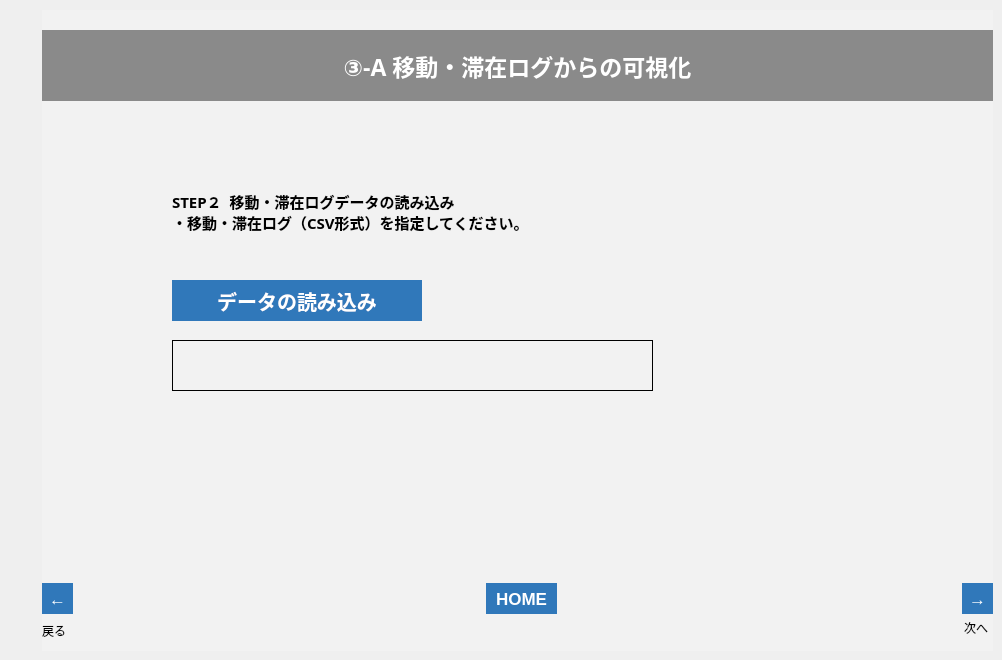
   <widget class="QWidget" name="tab_21">
    <attribute name="title">
     <string>003_3</string>
    </attribute>
    <widget class="QFrame" name="frame_22">
     <property name="geometry">
      <rect>
       <x>42</x>
       <y>10</y>
       <width>951</width>
       <height>641</height>
      </rect>
     </property>
     <property name="styleSheet">
      <string notr="true">background-color: rgb(242, 242, 242);</string>
     </property>
     <property name="frameShape">
      <enum>QFrame::NoFrame</enum>
     </property>
     <property name="frameShadow">
      <enum>QFrame::Plain</enum>
     </property>
     <property name="lineWidth">
      <number>0</number>
     </property>
     <widget class="QLabel" name="lbl_003_3_n">
      <property name="geometry">
       <rect>
        <x>922</x>
        <y>610</y>
        <width>31</width>
        <height>16</height>
       </rect>
      </property>
      <property name="text">
       <string>次へ</string>
      </property>
     </widget>
     <widget class="QLabel" name="label_107">
      <property name="geometry">
       <rect>
        <x>0</x>
        <y>610</y>
        <width>50</width>
        <height>21</height>
       </rect>
      </property>
      <property name="text">
       <string>戻る</string>
      </property>
     </widget>
     <widget class="QToolButton" name="btn_003_3_n">
      <property name="geometry">
       <rect>
        <x>920</x>
        <y>573</y>
        <width>31</width>
        <height>31</height>
       </rect>
      </property>
      <property name="font">
       <font>
        <pointsize>13</pointsize>
        <weight>75</weight>
        <bold>true</bold>
       </font>
      </property>
      <property name="styleSheet">
       <string notr="true">background-color: rgb(48,120,186);
color: rgb(255, 255, 255);
border: none;</string>
      </property>
      <property name="text">
       <string>→</string>
      </property>
     </widget>
     <widget class="QToolButton" name="btn_003_3_b">
      <property name="geometry">
       <rect>
        <x>0</x>
        <y>573</y>
        <width>31</width>
        <height>31</height>
       </rect>
      </property>
      <property name="font">
       <font>
        <pointsize>13</pointsize>
        <weight>75</weight>
        <bold>true</bold>
       </font>
      </property>
      <property name="styleSheet">
       <string notr="true">background-color: rgb(48,120,186);
color: rgb(255, 255, 255);
border: none;</string>
      </property>
      <property name="text">
       <string>←</string>
      </property>
     </widget>
     <widget class="QLabel" name="label_108">
      <property name="geometry">
       <rect>
        <x>0</x>
        <y>20</y>
        <width>951</width>
        <height>71</height>
       </rect>
      </property>
      <property name="font">
       <font>
        <family>游ゴシック</family>
        <pointsize>17</pointsize>
        <weight>75</weight>
        <bold>true</bold>
       </font>
      </property>
      <property name="styleSheet">
       <string notr="true">background-color: rgb(138, 138, 138);
color: rgb(255, 255, 255);</string>
      </property>
      <property name="text">
       <string>③-A 移動・滞在ログからの可視化</string>
      </property>
      <property name="alignment">
       <set>Qt::AlignCenter</set>
      </property>
     </widget>
     <widget class="QToolButton" name="btn_home_17">
      <property name="geometry">
       <rect>
        <x>444</x>
        <y>573</y>
        <width>71</width>
        <height>31</height>
       </rect>
      </property>
      <property name="font">
       <font>
        <pointsize>13</pointsize>
        <weight>75</weight>
        <bold>true</bold>
       </font>
      </property>
      <property name="styleSheet">
       <string notr="true">background-color: rgb(48,120,186);
color: rgb(255, 255, 255);
border: none;</string>
      </property>
      <property name="text">
       <string>HOME</string>
      </property>
     </widget>
     <widget class="QLabel" name="lbl_002_read_msg_2">
      <property name="geometry">
       <rect>
        <x>130</x>
        <y>410</y>
        <width>711</width>
        <height>61</height>
       </rect>
      </property>
      <property name="font">
       <font>
        <family>游ゴシック</family>
        <pointsize>11</pointsize>
        <weight>75</weight>
        <bold>true</bold>
       </font>
      </property>
      <property name="styleSheet">
       <string notr="true">border-color: rgb(220, 220, 220);</string>
      </property>
      <property name="frameShape">
       <enum>QFrame::Box</enum>
      </property>
      <property name="lineWidth">
       <number>0</number>
      </property>
      <property name="midLineWidth">
       <number>0</number>
      </property>
      <property name="text">
       <string/>
      </property>
      <property name="alignment">
       <set>Qt::AlignLeading|Qt::AlignLeft|Qt::AlignVCenter</set>
      </property>
     </widget>
     <widget class="QLabel" name="lbl_002_filename_2">
      <property name="geometry">
       <rect>
        <x>130</x>
        <y>330</y>
        <width>481</width>
        <height>51</height>
       </rect>
      </property>
      <property name="font">
       <font>
        <pointsize>14</pointsize>
       </font>
      </property>
      <property name="frameShape">
       <enum>QFrame::Panel</enum>
      </property>
      <property name="text">
       <string/>
      </property>
      <property name="alignment">
       <set>Qt::AlignCenter</set>
      </property>
     </widget>
     <widget class="QLabel" name="label_33">
      <property name="geometry">
       <rect>
        <x>130</x>
        <y>180</y>
        <width>711</width>
        <height>71</height>
       </rect>
      </property>
      <property name="font">
       <font>
        <family>游ゴシック</family>
        <pointsize>11</pointsize>
        <weight>75</weight>
        <bold>true</bold>
       </font>
      </property>
      <property name="styleSheet">
       <string notr="true">border-color: rgb(220, 220, 220);</string>
      </property>
      <property name="frameShape">
       <enum>QFrame::Box</enum>
      </property>
      <property name="lineWidth">
       <number>0</number>
      </property>
      <property name="midLineWidth">
       <number>0</number>
      </property>
      <property name="text">
       <string>STEP２  移動・滞在ログデータの読み込み
・移動・滞在ログ（CSV形式）を指定してください。
</string>
      </property>
      <property name="alignment">
       <set>Qt::AlignLeading|Qt::AlignLeft|Qt::AlignTop</set>
      </property>
     </widget>
     <widget class="QPushButton" name="btn_003_csv_read">
      <property name="geometry">
       <rect>
        <x>130</x>
        <y>270</y>
        <width>250</width>
        <height>41</height>
       </rect>
      </property>
      <property name="font">
       <font>
        <family>游ゴシック</family>
        <pointsize>15</pointsize>
        <weight>75</weight>
        <bold>true</bold>
       </font>
      </property>
      <property name="autoFillBackground">
       <bool>false</bool>
      </property>
      <property name="styleSheet">
       <string notr="true">background-color: rgb(48,120,186);
color: rgb(255, 255, 255);
border: none;</string>
      </property>
      <property name="text">
       <string>データの読み込み</string>
      </property>
     </widget>
    </widget>
   </widget>
